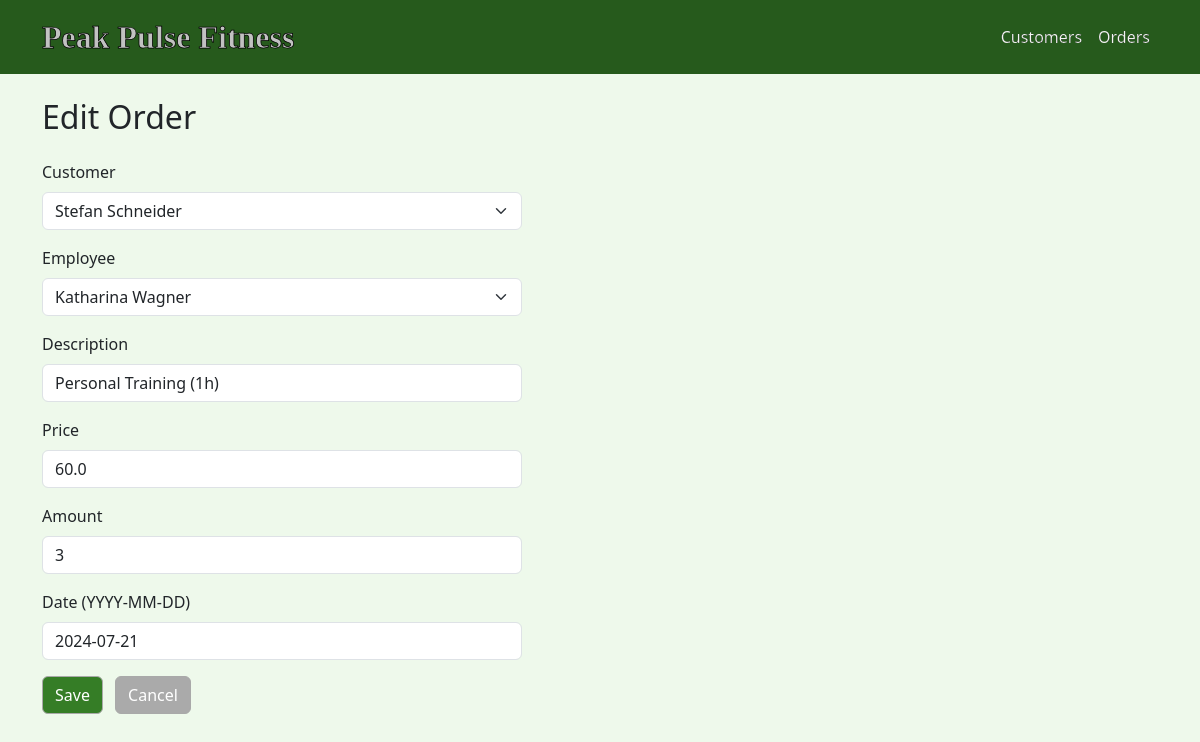
/orders/2/edit, run on the app's committed database.
### models.py (models this page shows)
class Order(db.Model):
    __tablename__ = 'Order_data'
    OrderID     = db.Column(db.Integer, primary_key=True)
    CustomerID  = db.Column(db.Integer, db.ForeignKey('Customer_data.CustomerID'), nullable=False)
    EmployeeID  = db.Column(db.Integer, db.ForeignKey('Employees_data.EmployeeID'), nullable=False)
    Description = db.Column(db.String, nullable=False)
    Price       = db.Column(db.Float, nullable=False)
    Amount      = db.Column(db.Integer, nullable=False)
    Date        = db.Column(db.String, nullable=False)
    customer = db.relationship('Customer', back_populates='orders')
    employee = db.relationship('Employee', back_populates='orders')

### routes.py (the view, shortened to what this page needs)
@app.route('/orders/<int:order_id>/edit', methods=['GET', 'POST'])
def order_edit(order_id):
    order = Order.query.get_or_404(order_id)
    form  = OrderForm(obj=order)
    _populate_order_choices(form)
    return render_template('orders/form.html', form=form, title='Edit Order')

### routes.py
class OrderForm(FlaskForm):
    CustomerID  = SelectField('Customer',    coerce=int, validators=[DataRequired()])
    EmployeeID  = SelectField('Employee',    coerce=int, validators=[DataRequired()])
    Description = StringField('Description', validators=[DataRequired()])
    Price       = FloatField('Price',        validators=[DataRequired()])
    Amount      = IntegerField('Amount',     validators=[DataRequired()])
    Date        = StringField('Date (YYYY-MM-DD)', validators=[DataRequired()])
    submit      = SubmitField('Save')

### routes.py (called while the page is built)
def _populate_order_choices(form):
    form.CustomerID.choices = [
        (c.CustomerID, f'{c.FirstName} {c.LastName}')
        for c in Customer.query.order_by(Customer.LastName).all()
    ]
    form.EmployeeID.choices = [
        (e.EmployeeID, f'{e.FirstName} {e.LastName}')
        for e in Employee.query.order_by(Employee.LastName).all()
    ]

### templates/orders/form.html (shortened to what this page needs)
{% extends 'base.html' %}
{% block content %}
<h2 class="mb-4">{{ title }}</h2>
<form method="post" novalidate style="max-width: 480px;">
    <div class="mb-3">
        {{ form.CustomerID.label(class="form-label") }}
        {{ form.CustomerID(class="form-select" + (" is-invalid" if form.CustomerID.errors else "")) }}
    </div>
    <div class="mb-3">
        {{ form.EmployeeID.label(class="form-label") }}
        {{ form.EmployeeID(class="form-select" + (" is-invalid" if form.EmployeeID.errors else "")) }}
    </div>
    <div class="mb-3">
        {{ form.Description.label(class="form-label") }}
        {{ form.Description(class="form-control" + (" is-invalid" if form.Description.errors else "")) }}
    </div>
    <div class="mb-3">
        {{ form.Price.label(class="form-label") }}
        {{ form.Price(class="form-control" + (" is-invalid" if form.Price.errors else "")) }}
    </div>
    <div class="mb-3">
        {{ form.Amount.label(class="form-label") }}
        {{ form.Amount(class="form-control" + (" is-invalid" if form.Amount.errors else "")) }}
    </div>
    <div class="mb-3">
        {{ form.Date.label(class="form-label") }}
        {{ form.Date(class="form-control" + (" is-invalid" if form.Date.errors else ""),
                     placeholder="YYYY-MM-DD") }}
    </div>
    {{ form.submit(class="btn btn-primary") }}
    <a href="{{ url_for('order_list') }}" class="btn btn-secondary ms-2">Cancel</a>
</form>
{% endblock %}

### templates/base.html (style rules this page uses)
.btn-secondary { background-color: #C2C2C2; border-color: #AAAAAA; }

### templates/orders/form.html (style rules this page uses)
body { background-color: #EEF9EB; }
.btn-primary { background-color: #357D26; border-color: darkgray; }
.btn-secondary { background-color: #AAAAAA; border-color: darkgray; }

### data on the page
Order: CustomerID "Stefan Schneider", EmployeeID "Katharina Wagner", Description "Personal Training (1h)", Price "60.0", Amount "3", Date "2024-07-21"

### other printed values
{{ title }} "Edit Order"
